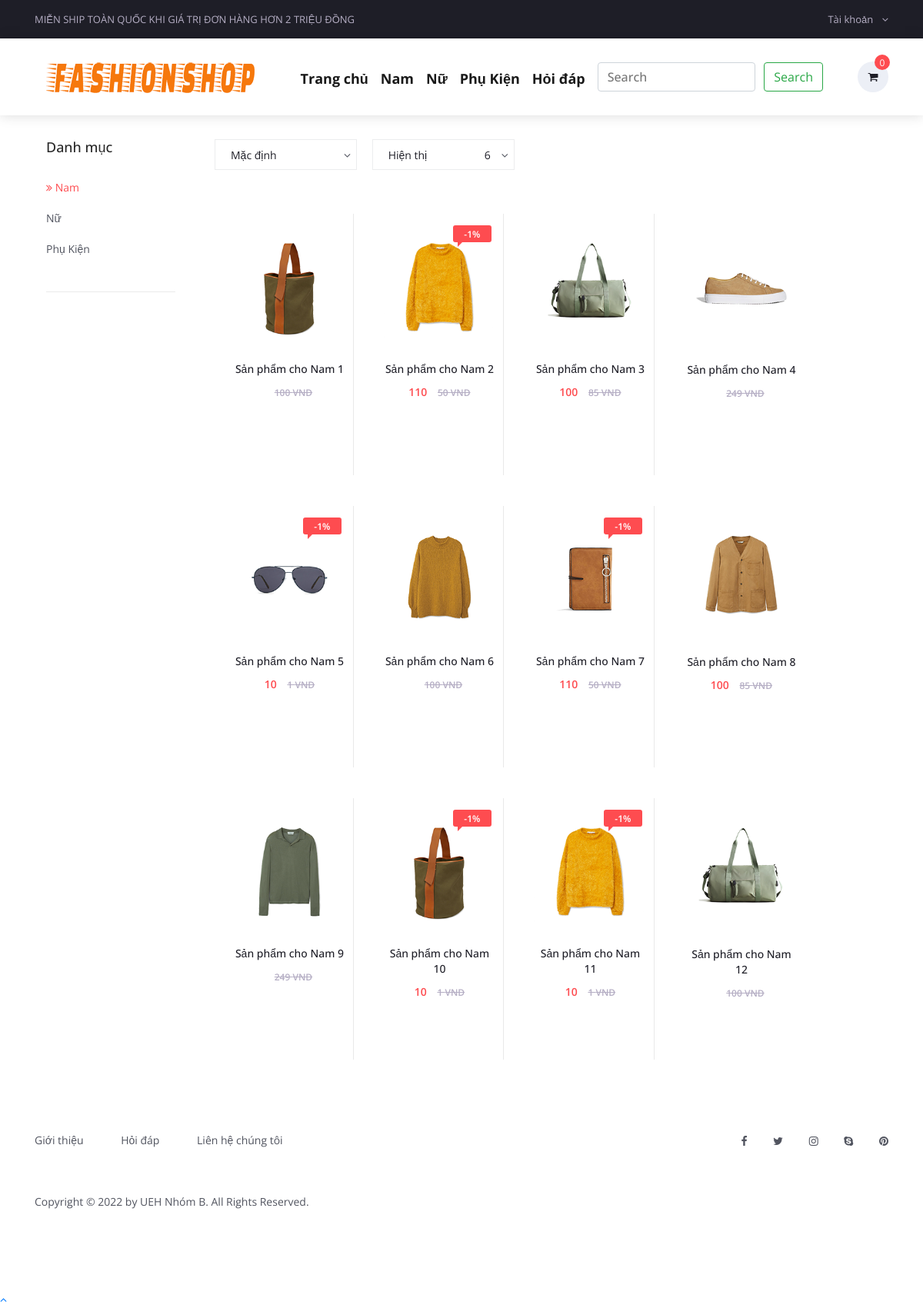
Page /product-category.php?id=1&type=top-category on the committed database.
### tables this page shows
CREATE TABLE `tbl_settings` (
  `id` int(11) NOT NULL AUTO_INCREMENT,
  `logo` varchar(255) NOT NULL DEFAULT '',
  `favicon` varchar(255) NOT NULL DEFAULT '',
  `footer_about` text NOT NULL,
  `footer_copyright` text NOT NULL,
  `contact_address` text NOT NULL,
  `contact_email` varchar(255) NOT NULL DEFAULT '',
  `contact_phone` varchar(255) NOT NULL DEFAULT '',
  `contact_fax` varchar(255) NOT NULL DEFAULT '',
  `contact_map_iframe` text NOT NULL,
  `receive_email` varchar(255) NOT NULL DEFAULT '',
  `receive_email_subject` varchar(255) NOT NULL DEFAULT '',
  `receive_email_thank_you_message` text NOT NULL,
  `forget_password_message` text NOT NULL,
  `total_recent_post_footer` int(11) NOT NULL,
  `total_popular_post_footer` int(11) NOT NULL,
  `total_recent_post_sidebar` int(11) NOT NULL,
  `total_popular_post_sidebar` int(11) NOT NULL,
  `total_featured_product_home` int(11) NOT NULL,
  `total_latest_product_home` int(11) NOT NULL,
  `total_popular_product_home` int(11) NOT NULL,
  `meta_title_home` text NOT NULL,
  `meta_keyword_home` text NOT NULL,
  `meta_description_home` text NOT NULL,
  `banner_login` varchar(255) NOT NULL DEFAULT '',
  `banner_registration` varchar(255) NOT NULL DEFAULT '',
  `banner_forget_password` varchar(255) NOT NULL DEFAULT '',
  `banner_reset_password` varchar(255) NOT NULL DEFAULT '',
  `banner_search` varchar(255) NOT NULL DEFAULT '',
  `banner_cart` varchar(255) NOT NULL DEFAULT '',
  `banner_checkout` varchar(255) NOT NULL DEFAULT '',
  `banner_product_category` varchar(255) NOT NULL DEFAULT '',
  `banner_blog` varchar(255) NOT NULL DEFAULT '',
  `cta_title` varchar(255) NOT NULL DEFAULT '',
  `cta_content` text NOT NULL,
  `cta_read_more_text` varchar(255) NOT NULL DEFAULT '',
  `cta_read_more_url` varchar(255) NOT NULL DEFAULT '',
  `cta_photo` varchar(255) NOT NULL DEFAULT '',
  `featured_product_title` varchar(255) NOT NULL DEFAULT '',
  `featured_product_subtitle` varchar(255) NOT NULL DEFAULT '',
  `latest_product_title` varchar(255) NOT NULL DEFAULT '',
  `latest_product_subtitle` varchar(255) NOT NULL DEFAULT '',
  `popular_product_title` varchar(255) NOT NULL DEFAULT '',
  `popular_product_subtitle` varchar(255) NOT NULL DEFAULT '',
  `testimonial_title` varchar(255) NOT NULL DEFAULT '',
  `testimonial_subtitle` varchar(255) NOT NULL DEFAULT '',
  `testimonial_photo` varchar(255) NOT NULL DEFAULT '',
  `blog_title` varchar(255) NOT NULL DEFAULT '',
  `blog_subtitle` varchar(255) NOT NULL DEFAULT '',
  `newsletter_text` text NOT NULL,
  `paypal_email` varchar(255) NOT NULL DEFAULT '',
  `stripe_public_key` varchar(255) NOT NULL DEFAULT '',
  `stripe_secret_key` varchar(255) NOT NULL DEFAULT '',
  `bank_detail` text NOT NULL,
  `before_head` text NOT NULL,
  `after_body` text NOT NULL,
  `before_body` text NOT NULL,
  `home_service_on_off` int(11) NOT NULL,
  `home_welcome_on_off` int(11) NOT NULL,
  `home_featured_product_on_off` int(11) NOT NULL,
  `home_latest_product_on_off` int(11) NOT NULL,
  `home_popular_product_on_off` int(11) NOT NULL,
  `home_testimonial_on_off` int(11) NOT NULL,
  `home_blog_on_off` int(11) NOT NULL,
  `newsletter_on_off` int(11) NOT NULL,
  `ads_above_welcome_on_off` int(11) NOT NULL,
  `ads_above_featured_product_on_off` int(11) NOT NULL,
  `ads_above_latest_product_on_off` int(11) NOT NULL,
  `ads_above_popular_product_on_off` int(11) NOT NULL,
  `ads_above_testimonial_on_off` int(11) NOT NULL,
  `ads_category_sidebar_on_off` int(11) NOT NULL,
  PRIMARY KEY (`id`)
);

CREATE TABLE `tbl_top_category` (
  `tcat_id` int(11) NOT NULL AUTO_INCREMENT,
  `tcat_name` varchar(255) NOT NULL DEFAULT '',
  `show_on_menu` int(11) NOT NULL,
  `photo` varchar(255) DEFAULT NULL,
  PRIMARY KEY (`tcat_id`)
);

CREATE TABLE `tbl_page` (
  `id` int(11) NOT NULL AUTO_INCREMENT,
  `about_title` varchar(255) NOT NULL,
  `about_content` text NOT NULL,
  `about_banner` varchar(255) NOT NULL,
  `about_meta_title` varchar(255) NOT NULL,
  `about_meta_keyword` text NOT NULL,
  `about_meta_description` text NOT NULL,
  `faq_title` varchar(255) NOT NULL,
  `faq_banner` varchar(255) NOT NULL,
  `faq_meta_title` varchar(255) NOT NULL,
  `faq_meta_keyword` text NOT NULL,
  `faq_meta_description` text NOT NULL,
  `blog_title` varchar(255) NOT NULL,
  `blog_banner` varchar(255) NOT NULL,
  `blog_meta_title` varchar(255) NOT NULL,
  `blog_meta_keyword` text NOT NULL,
  `blog_meta_description` text NOT NULL,
  `contact_title` varchar(255) NOT NULL,
  `contact_banner` varchar(255) NOT NULL,
  `contact_meta_title` varchar(255) NOT NULL,
  `contact_meta_keyword` text NOT NULL,
  `contact_meta_description` text NOT NULL,
  `pgallery_title` varchar(255) NOT NULL,
  `pgallery_banner` varchar(255) NOT NULL,
  `pgallery_meta_title` varchar(255) NOT NULL,
  `pgallery_meta_keyword` text NOT NULL,
  `pgallery_meta_description` text NOT NULL,
  `vgallery_title` varchar(255) NOT NULL,
  `vgallery_banner` varchar(255) NOT NULL,
  `vgallery_meta_title` varchar(255) NOT NULL,
  `vgallery_meta_keyword` text NOT NULL,
  `vgallery_meta_description` text NOT NULL,
  PRIMARY KEY (`id`)
);

CREATE TABLE `tbl_product` (
  `p_id` int(11) NOT NULL AUTO_INCREMENT,
  `p_name` varchar(255) NOT NULL,
  `p_old_price` varchar(10) NOT NULL,
  `p_current_price` varchar(10) NOT NULL,
  `p_qty` int(11) NOT NULL,
  `p_featured_photo` varchar(255) NOT NULL,
  `p_description` text NOT NULL,
  `p_short_description` text NOT NULL,
  `p_feature` text NOT NULL,
  `p_condition` text NOT NULL,
  `p_return_policy` text NOT NULL,
  `p_total_view` int(11) NOT NULL,
  `p_is_featured` int(11) NOT NULL,
  `p_is_active` int(11) NOT NULL,
  `ecat_id` int(11) NOT NULL,
  PRIMARY KEY (`p_id`)
);

### product-category.php (the view, shortened to what this page needs)
<?php require_once('header.php'); ?>
<div class="col-md-12" style="clear: both; margin-top: 30px;"></div>
<link rel="stylesheet" type="text/css" href="styles/categories_styles.css">
<link rel="stylesheet" type="text/css" href="styles/categories_responsive.css">
<div class="container product_section_container">
		<div class="row">
			<div class="col product_section clearfix">
				<div class="col-md-3 sidebar">
					<div class="sidebar_section">
                    <?php require_once('sidebar-category.php'); ?>
					</div>
				</div>
				<div class="col-md-9 main_content">
					<div class="products_iso">
						<div class="row">
							<div class="col">
								<div class="product_sorting_container product_sorting_container_top">
									<ul class="product_sorting">
										<li>
											<span class="type_sorting_text">Mặc định</span>
											<i class="fa fa-angle-down"></i>
										</li>
										<li>
											<span>Hiện thị</span>
											<span class="num_sorting_text">6</span>
											<i class="fa fa-angle-down"></i>
										</li>
									</ul>
								</div>
								<div class="product-grid">
                                <?php
                                    if (isset($_GET['id']) && isset($_GET['type'])){
                                        $catid = $_GET['id'];
                                    }
                                    $statement = $pdo->prepare("SELECT * FROM tbl_product WHERE ecat_id=? AND p_is_active=?");
                                    $statement->execute(array($catid,1));
                                    $result = $statement->fetchAll(PDO::FETCH_ASSOC);
                                    foreach ($result as $row) {
                                        ?>
                                        <div class="col-md-3 product-item">
                                            <div class="product discount product_filter">
                                                <div class="product_image">
                                                    <img src="assets/uploads/<?php echo $row['p_featured_photo']; ?>" alt="">
                                                </div>
                                                <?php
                                                $percent = ($row['p_old_price'] != '') ? number_format(1 - ($row['p_current_price']/$row['p_old_price']),0): 0;
                                                if ($percent > 0) {
                                                ?>
                                                <div class="product_bubble product_bubble_right product_bubble_red d-flex flex-column align-items-center"><span>-<?php echo $percent ?>%</span></div>
                                                <?php } ?>
                                                <div class="product_info">
                                                    <h6 class="product_name"><a href="product.php?id=<?php echo $row['p_id']; ?>"><?php echo $row['p_name']; ?></a></h6>
                                                    <div class="product_price"><?php if($row['p_old_price'] != ''): ?>
                                                            <?php echo $row['p_old_price']; ?>
                                                        <?php endif; ?><span><?php echo $row['p_current_price']; ?> VND</span></div>
                                                </div>
                                            </div>
                                        </div>
                                        <?php
                                    }
                                    ?>
								</div>
							</div>
						</div>
					</div>
				</div>
			</div>
		</div>
	</div>
<?php require_once('footer.php'); ?>

### header.php (shortened to what this page needs)
<?php
include("admin/inc/config.php");
$statement = $pdo->prepare("SELECT * FROM tbl_settings WHERE id=1");
$statement->execute();
$result = $statement->fetchAll(PDO::FETCH_ASSOC);
foreach ($result as $row)
{
	$logo = $row['logo'];
}
?>
<!DOCTYPE html>
<html lang="en">
<head>
	<link rel="stylesheet" type="text/css" href="styles/bootstrap4/bootstrap.min.css">
	<link href="plugins/font-awesome-4.7.0/css/font-awesome.min.css" rel="stylesheet" type="text/css">
	<link rel="stylesheet" type="text/css" href="plugins/OwlCarousel2-2.2.1/owl.carousel.css">
	<link rel="stylesheet" type="text/css" href="plugins/OwlCarousel2-2.2.1/owl.theme.default.css">
	<link rel="stylesheet" type="text/css" href="plugins/OwlCarousel2-2.2.1/animate.css">
	<link rel="stylesheet" type="text/css" href="styles/responsive.css">
	<link rel="stylesheet" type="text/css" href="styles/main_styles.css">
	<?php
	$statement = $pdo->prepare("SELECT * FROM tbl_page WHERE id=1");
	$statement->execute();
	$result = $statement->fetchAll(PDO::FETCH_ASSOC);
		?>
</head>
<body>
<div class="super_container">
	<header class="header trans_300">
		<div class="top_nav">
			<div class="container">
				<div class="row">
					<div class="col-md-6">
						<div class="top_nav_left">Miễn ship toàn quốc khi giá trị đơn hàng hơn 2 triệu đồng</div>
					</div>
					<div class="col-md-6 text-right">
						<div class="top_nav_right">
							<ul class="top_nav_menu">
								<li class="account">
									<a href="#">
										Tài khoản
										<i class="fa fa-angle-down"></i>
									</a>
								</li>
							</ul>
						</div>
					</div>
				</div>
			</div>
		</div>
		<div class="main_nav_container">
			<div class="container">
				<div class="row">
				<div class="col-lg-12 text-right">
				<div class="logo_container">
						<a class="logo_container" href="/index.php"><img src="assets/uploads/<?php echo $logo; ?>" alt="logo image"></a>
					</div>
						<nav class="navbar navbar-expand-lg navbar-light">
							<div class="collapse navbar-collapse" id="navbarSupportedContent">
								<ul class="navbar-nav mr-auto">
									<li class="nav-item active">
										<a class="nav-link customer-font" href="index.php">Trang chủ<span class="sr-only">(current)</span></a>
									</li>
									<?php
										$statement = $pdo->prepare("SELECT * FROM tbl_top_category WHERE show_on_menu=1");
										$statement->execute();
										$result = $statement->fetchAll(PDO::FETCH_ASSOC);
										foreach ($result as $row) {
											?>
												<li class="nav-item active">
													<a class="nav-link customer-font" href="product-category.php?id=<?php echo $row['tcat_id']; ?>&type=top-category"><?php echo $row['tcat_name']; ?><span class="sr-only"></span></a>
												</li>
											<?php
										}
										?>
									<?php
										$statement = $pdo->prepare("SELECT * FROM tbl_page WHERE id=1");
										$statement->execute();
										$result = $statement->fetchAll(PDO::FETCH_ASSOC);
										foreach ($result as $row) {
											$faq_title = $row['faq_title'];
										}
									?>
								<li class="nav-item active">
									<a class="nav-link customer-font" href="faq.php"><?php echo $faq_title; ?><span class="sr-only"></span></a>
								</li>
								<li class="nav-item active">
									<form class=" nav-link form-inline my-2 my-lg-0"  action="search.php">
										<input class="form-control mr-sm-2" name="keyword" type="search" placeholder="Search" aria-label="Search">
										<button class="btn btn-outline-success my-2 my-sm-0" type="submit">Search</button>
									</form>
								</li>
								</ul>
								<ul class="navbar_user order-checkout-desktop" >
									<li class="checkout">
										<a href="cart.php">
											<i class="fa fa-shopping-cart" aria-hidden="true"></i>
											<span id="checkout_items" class="checkout_items"><?php echo isset($_SESSION['cart_p_id']) ? count($_SESSION['cart_p_id']): 0; ?></span>
										</a>
									</li>
								</ul>
							</div>
						</nav>
				</div>
				</div>
			</div>
		</div>
	</header>

### sidebar-category.php (shortened to what this page needs)
<div class="sidebar_title">
    <h5>Danh mục</h5>
</div>
<ul class="sidebar_categories">
<?php
    $statement = $pdo->prepare("SELECT * FROM tbl_top_category WHERE show_on_menu=1");
    $statement->execute();
    $result = $statement->fetchAll(PDO::FETCH_ASSOC);
    foreach ($result as $row) {
        ?>
        <li class="<?php if(isset($_GET['id']) && isset($_GET['type']) && $row['tcat_id'] == $_GET['id']) { echo 'active';} ?>">
            <a class="" href="product-category.php?id=<?php echo $row['tcat_id']; ?>&type=top-category">
            <?php if(isset($_GET['id']) && isset($_GET['type']) && $row['tcat_id'] == $_GET['id']) { echo '<i class="fa fa-angle-double-right" aria-hidden="true"></i></span>';} ?>
                <span class="lbl"><?php echo $row['tcat_name']; ?></span>
            </a>
        </li>
        <?php
    }
?>
</ul>

### footer.php (shortened to what this page needs)
<?php
$statement = $pdo->prepare("SELECT * FROM tbl_settings WHERE id=1");
$statement->execute();
$result = $statement->fetchAll(PDO::FETCH_ASSOC);
foreach ($result as $row)
{
	$footer_copyright = $row['footer_copyright'];
}
?>
<footer class="footer">
		<div class="container">
			<div class="row">
				<div class="col-lg-6">
					<div class="footer_nav_container d-flex flex-sm-row flex-column align-items-center justify-content-lg-start justify-content-center text-center">
						<ul class="footer_nav">
							<li><a href="about.php">Giới thiệu</a></li>
							<li><a href="faq.php">Hỏi đáp</a></li>
							<li><a href="contact.php">Liên hệ chúng tôi</a></li>
						</ul>
					</div>
				</div>
				<div class="col-lg-6">
					<div class="footer_social d-flex flex-row align-items-center justify-content-lg-end justify-content-center">
						<ul>
							<li><a href="#"><i class="fa fa-facebook" aria-hidden="true"></i></a></li>
							<li><a href="#"><i class="fa fa-twitter" aria-hidden="true"></i></a></li>
							<li><a href="#"><i class="fa fa-instagram" aria-hidden="true"></i></a></li>
							<li><a href="#"><i class="fa fa-skype" aria-hidden="true"></i></a></li>
							<li><a href="#"><i class="fa fa-pinterest" aria-hidden="true"></i></a></li>
						</ul>
					</div>
				</div>
			</div>
			<div class="row">
				<div class="col-lg-12">
					<div class="footer_nav_container">
						<div class="cr"><?php echo $footer_copyright; ?></div>
					</div>
				</div>
			</div>
		</div>
	</footer>
</div>
<a href="#" class="scrollup">
	<i class="fa fa-angle-up"></i>
</a>
</body>
</html>

### header.php (style rules this page uses)
.customer-font { font-weight: bold; margin-top: 10px; font-size: 18px; }
@media only screen and (min-width: 480px) and (max-width: 999999px) { .order-checkout-desktop { display: block; } }

### rows in the picture
tbl_settings: logo (picture), footer_copyright "Copyright © 2022 by UEH Nhóm B. All Rights Reserved."
tbl_top_category: tcat_name "Nam"
tbl_top_category: tcat_name "Nữ"
tbl_top_category: tcat_name "Phụ Kiện"
tbl_page: faq_title "Hỏi đáp"
tbl_product: p_featured_photo (picture), p_name "Sản phẩm cho Nam 1", p_current_price "100"
tbl_product: p_featured_photo (picture), percent "1", p_name "Sản phẩm cho Nam 2", p_old_price "110", p_current_price "50"
tbl_product: p_featured_photo (picture), p_name "Sản phẩm cho Nam 3", p_old_price "100", p_current_price "85"
tbl_product: p_featured_photo (picture), p_name "Sản phẩm cho Nam 4", p_current_price "249"
tbl_product: p_featured_photo (picture), p_current_price "1", p_name "Sản phẩm cho Nam 5", p_old_price "10"
tbl_product: p_featured_photo (picture), p_name "Sản phẩm cho Nam 6", p_current_price "100"
tbl_product: p_featured_photo (picture), percent "1", p_name "Sản phẩm cho Nam 7", p_old_price "110", p_current_price "50"
tbl_product: p_featured_photo (picture), p_name "Sản phẩm cho Nam 8", p_old_price "100", p_current_price "85"
tbl_product: p_featured_photo (picture), p_name "Sản phẩm cho Nam 9", p_current_price "249"
tbl_product: p_featured_photo (picture), p_current_price "1", p_name "Sản phẩm cho Nam 10", p_old_price "10"
tbl_product: p_featured_photo (picture), p_current_price "1", p_name "Sản phẩm cho Nam 11", p_old_price "10"
tbl_product: p_featured_photo (picture), p_name "Sản phẩm cho Nam 12", p_current_price "100"
